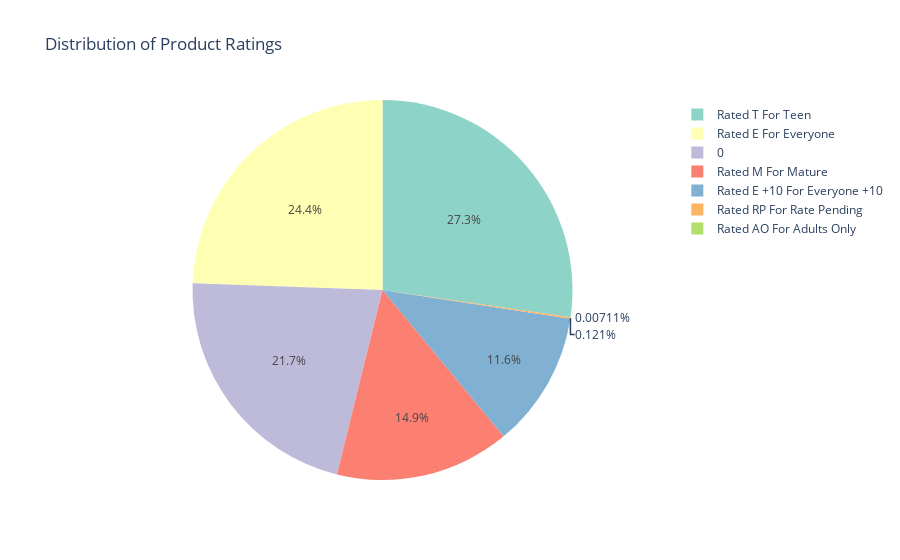

Notebook source saved alongside this figure:
### Markdown cell above
### Let's start analyzing the video game data

### Code cell
z1 = df.groupby(['Product Rating']).size().reset_index(name='counts')
pieChart = px.pie(z1,values='counts', names='Product Rating',title='Distribution of Product Ratings', color_discrete_sequence=px.colors.qualitative.Set3)
pieChart.show()

### Figure 1 — Plotly figure (JSON) as saved in the notebook; plotly's stock layout.template omitted (floating-point values rounded to 4 significant figures)
{"data": [{"domain": {"x": [0, 1], "y": [0, 1]}, "hovertemplate": "Product Rating=%{label}<br>counts=%{value}<extra></extra>", "labels": [0, "Rated AO For Adults Only", "Rated E +10 For Everyone +10", "Rated E For Everyone", "Rated M For Mature", "Rated RP For Rate Pending", "Rated T For Teen"], "legendgroup": "", "name": "", "showlegend": true, "type": "pie", "values": [3050, 1, 1628, 3435, 2089, 17, 3835]}], "layout": {"autosize": true, "legend": {"tracegroupgap": 0}, "piecolorway": ["rgb(141,211,199)", "rgb(255,255,179)", "rgb(190,186,218)", "rgb(251,128,114)", "rgb(128,177,211)", "rgb(253,180,98)", "rgb(179,222,105)", "rgb(252,205,229)", "rgb(217,217,217)", "rgb(188,128,189)", "rgb(204,235,197)", "rgb(255,237,111)"], "title": {"text": "Distribution of Product Ratings"}}}
